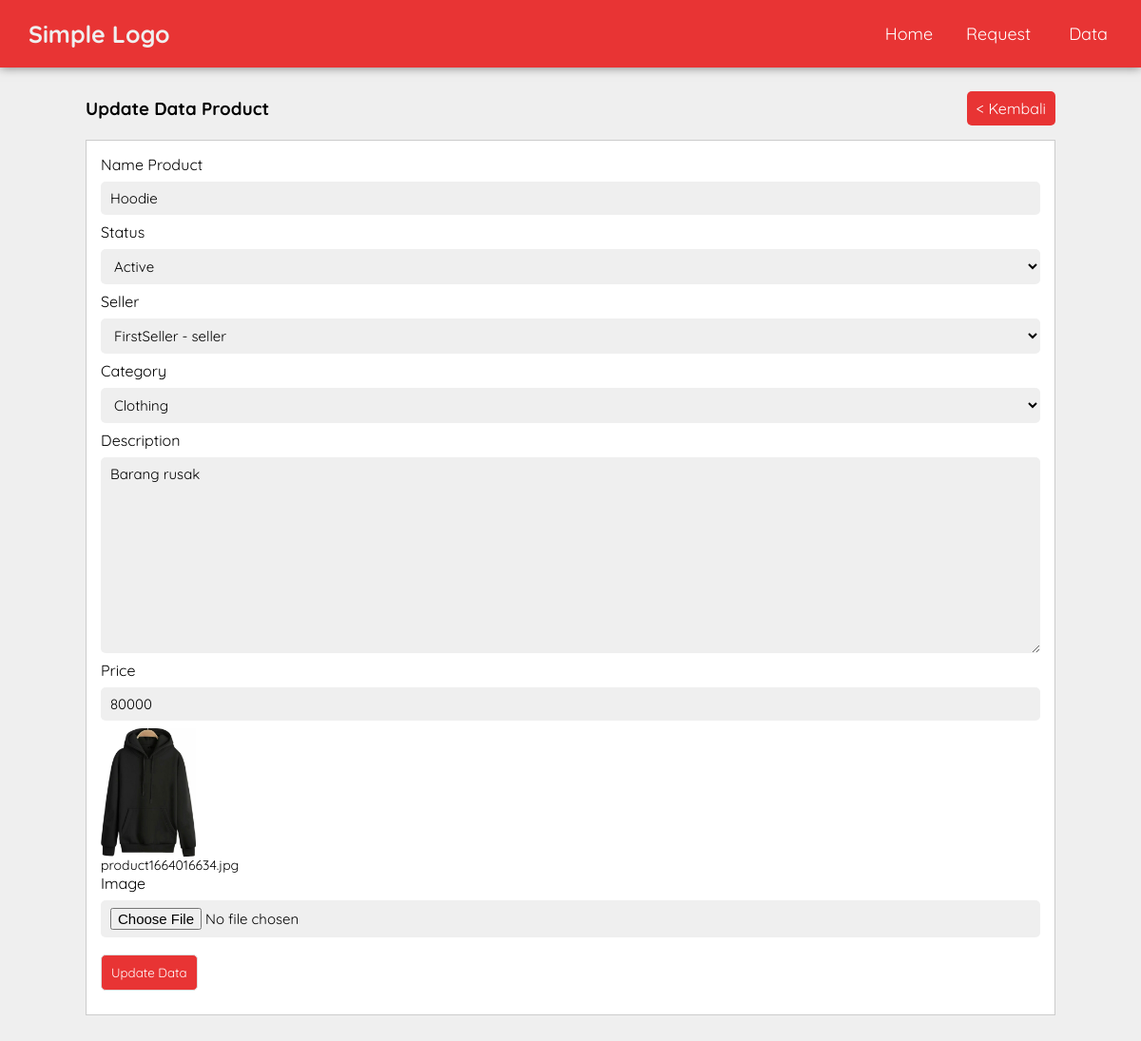
/moderator/update-product.php?id=203900107 (signed in), run on the app's committed database.
### tables this page shows
CREATE TABLE `tb_produk` (
  `id_produk` int(11) NOT NULL,
  `id_seller` int(11) NOT NULL,
  `id_category` int(11) NOT NULL,
  `name` varchar(100) DEFAULT NULL,
  `description` text DEFAULT NULL,
  `price` varchar(100) DEFAULT NULL,
  `image` varchar(50) DEFAULT NULL,
  `status` tinyint(1) DEFAULT NULL,
  `createAt` datetime NOT NULL DEFAULT current_timestamp()
);

CREATE TABLE `tb_seller` (
  `id_seller` int(11) NOT NULL,
  `companyName` varchar(100) DEFAULT NULL,
  `username` varchar(100) DEFAULT NULL,
  `password` varchar(100) DEFAULT NULL,
  `noTelp` varchar(50) DEFAULT NULL,
  `status` tinyint(1) DEFAULT NULL,
  `createdAt` datetime NOT NULL DEFAULT current_timestamp()
);

CREATE TABLE `tb_category` (
  `id_category` int(11) NOT NULL,
  `categoryName` varchar(100) NOT NULL,
  `createAt` datetime NOT NULL DEFAULT current_timestamp()
);

### moderator/update-product.php (the view, shortened to what this page needs)
<?php
    include "../database/config.php";
    if(isset($_GET['id'])){
        $mysql = mysqli_query($conn, "SELECT * FROM tb_produk WHERE id_produk = '".$_GET['id']."'");
        if(mysqli_num_rows($mysql)){
            $a = mysqli_fetch_object($mysql);
        } else {
            echo "There was error: ".mysqli_error($conn);
        }
    }
?>
<!DOCTYPE html>
<html lang="en">
<head>
</head>
<body>
    <?php include "../partials/navbar-admin.php" ?>
    <main>
        <div class="section">
            <div class="container">
                <div class="head-content">
                    <h3>Update Data Product</h3><br>
                    <a href="manage-product.php" class="head-link">< Kembali</a>
                </div>
                <div class="box">
                    <form method="post" autocomplete="off" enctype="multipart/form-data">
                        <label for="name">Name Product</label>
                        <input type="text" name="name" id="name" class="form-input" placeholder="Name" value="<?= $a->name ?>">
                        <label for="status">Status</label>
                        <select name="status" id="status" class="form-input" required>
                            <option <?= $a->status == '1' ? 'selected' : '' ?> value="1">Active</option>
                        </select>
                        <label for="seller">Seller</label>
                        <select name="seller" id="seller" class="form-input" required>
                            <?php
                                $mysql = mysqli_query($conn, "SELECT * FROM tb_seller ORDER BY id_seller DESC");
                                if(mysqli_num_rows($mysql) > 0){
                                    while($i = mysqli_fetch_array($mysql)){
                            ?>
                            <option <?= $a->id_seller == $i['id_seller'] ? "selected" : ""?> value="<?= $i['id_seller'] ?>"><?= $i['companyName'].' - '.$i['username'] ?></option>
                            <?php } } else {?>
                            <option value="">There Was Error</option>
                            <?php }?>
                        </select>
                        <label for="category">Category</label>
                        <select name="category" class="form-input">
                            <?php
                                $mysql = mysqli_query($conn, "SELECT * FROM tb_category ORDER BY id_category DESC");
                                if(mysqli_num_rows($mysql) > 0){
                                    while($i = mysqli_fetch_array($mysql)){
                            ?>
                            <option <?= $a->id_category == $i['id_category'] ? "selected" : ""?> value="<?= $i['id_category'] ?>"><?= $i['categoryName'] ?></option>
                            <?php } } else {?>
                            <option value="">There Was Error</option>
                            <?php }?>
                        </select>
                        <label for="desc">Description</label>
                        <textarea name="desc" id="desc" cols="30" rows="10" class="form-input"><?= $a->description ?></textarea>
                        <label for="price">Price</label>
                        <input type="text" name="price" id="price" class="form-input" placeholder="Price" value="<?= $a->price ?>">
                        <img width="100px" src="../assets/product/<?= $a->image ?>" alt="<?= $a->name ?>"><br>
                        <p style="font-size: 14px;"><?= $a->image ?></p>
                        <label for="img">Image</label>
                        <input type="file" name="img" id="img" class="form-input">
                        <input type="submit" name="update-product" value="Update Data" class="form-submit admin">
                    </form>
                </div>
            </div>
        </div>
    </main>
</body>
</html>

### styles/style.css (style rules this page uses)
* { padding: 0px; margin: 0px; box-sizing: border-box; text-decoration: none; outline: none; font-family: "Quicksand", Arial; scroll-behavior: smooth; }
body { background-color: #efefef; }
.form-input { width: 100%; padding: 8px 10px; border: none; margin: 8px 0px; border-radius: 5px; font-size: 15px; background-color: #efefef; }
.form-submit { padding: 10px; cursor: pointer; border: 1px solid #ddd; background-color: #328fcd; color: #ffffff; border-radius: 5px; margin: 10px 0px; }
.container { width: 85%; margin: 0 auto; }
.section { padding: 20px 0px; }
.box { background-color: #fff; border: 1px solid #ccc; padding: 15px; box-sizing: border-box; margin: 10px 0; }
.box::after { content: ""; display: block; clear: both; }
.head-content { display: flex; justify-content: space-between; align-items: center; padding: 5px 0px; }
.head-link { color: #ffffff; background-color: #e83434; cursor: pointer; border: none; padding: 8px 10px; border-radius: 5px; }
.admin { background-color: #e83434; }

### data on the page
tb_produk: name "Hoodie", status "Active", seller "FirstSeller - seller", category "Clothing", desc "Barang rusak", price "80000", image (picture), image "product1664016634.jpg"
